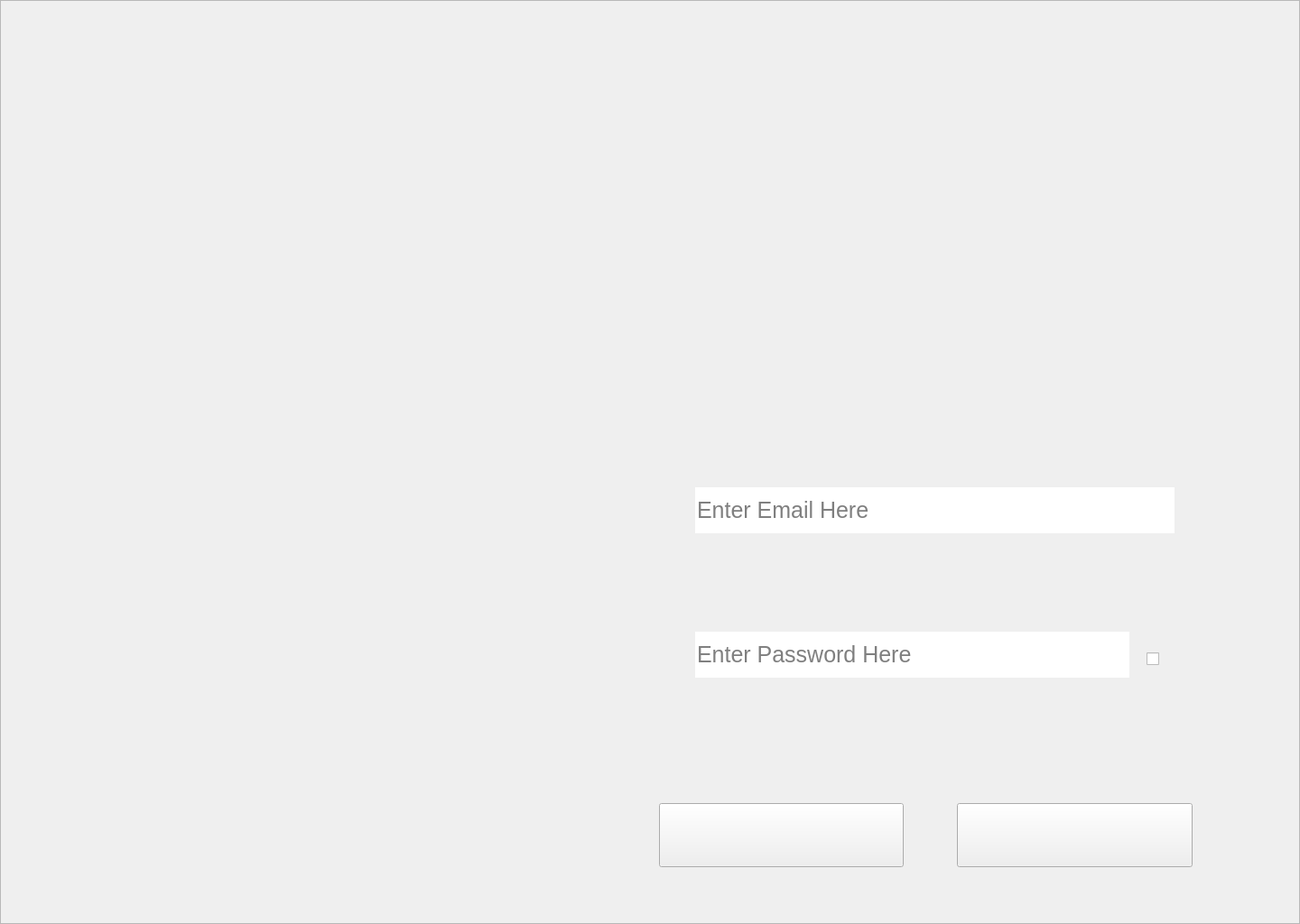
<?xml version="1.0" encoding="UTF-8"?>
<ui version="4.0">
 <class>Form</class>
 <widget class="QWidget" name="Form">
  <property name="geometry">
   <rect>
    <x>0</x>
    <y>0</y>
    <width>1440</width>
    <height>1024</height>
   </rect>
  </property>
  <property name="sizePolicy">
   <sizepolicy hsizetype="Fixed" vsizetype="Fixed">
    <horstretch>0</horstretch>
    <verstretch>0</verstretch>
   </sizepolicy>
  </property>
  <property name="windowTitle">
   <string>Form</string>
  </property>
  <widget class="QFrame" name="Background">
   <property name="geometry">
    <rect>
     <x>0</x>
     <y>0</y>
     <width>1440</width>
     <height>1024</height>
    </rect>
   </property>
   <property name="styleSheet">
    <string notr="true">[objectName^=&quot;Background&quot;]
{
background-image:url(:/newPrefix/LogIn.png)
}

QLineEdit
{
	background-color:none;
	border:none;
	font-size:25px
}</string>
   </property>
   <property name="frameShape">
    <enum>QFrame::StyledPanel</enum>
   </property>
   <property name="frameShadow">
    <enum>QFrame::Raised</enum>
   </property>
   <widget class="QLineEdit" name="EmailField">
    <property name="geometry">
     <rect>
      <x>770</x>
      <y>540</y>
      <width>531</width>
      <height>51</height>
     </rect>
    </property>
    <property name="styleSheet">
     <string notr="true"/>
    </property>
    <property name="text">
     <string/>
    </property>
    <property name="placeholderText">
     <string>Enter Email Here</string>
    </property>
   </widget>
   <widget class="QLineEdit" name="passfield">
    <property name="geometry">
     <rect>
      <x>770</x>
      <y>700</y>
      <width>481</width>
      <height>51</height>
     </rect>
    </property>
    <property name="styleSheet">
     <string notr="true"/>
    </property>
    <property name="text">
     <string/>
    </property>
    <property name="echoMode">
     <enum>QLineEdit::Password</enum>
    </property>
    <property name="placeholderText">
     <string>Enter Password Here</string>
    </property>
   </widget>
   <widget class="QPushButton" name="loginbut">
    <property name="geometry">
     <rect>
      <x>730</x>
      <y>890</y>
      <width>271</width>
      <height>71</height>
     </rect>
    </property>
    <property name="styleSheet">
     <string notr="true">[objectName^=&quot;loginbut&quot;]
{
	background-color: none;
	border: none;
}</string>
    </property>
    <property name="text">
     <string/>
    </property>
   </widget>
   <widget class="QPushButton" name="signupbut">
    <property name="geometry">
     <rect>
      <x>1060</x>
      <y>890</y>
      <width>261</width>
      <height>71</height>
     </rect>
    </property>
    <property name="styleSheet">
     <string notr="true">[objectName^=&quot;signupbut&quot;]
{
	background-color: none;
	border: none;
}</string>
    </property>
    <property name="text">
     <string/>
    </property>
   </widget>
   <widget class="QCheckBox" name="visibilitypass">
    <property name="geometry">
     <rect>
      <x>1270</x>
      <y>710</y>
      <width>41</width>
      <height>41</height>
     </rect>
    </property>
    <property name="layoutDirection">
     <enum>Qt::LeftToRight</enum>
    </property>
    <property name="styleSheet">
     <string notr="true">QCheckBox::indicator:unchecked
{
 image: url(:/eyes/visibility_off.png);
}

QCheckBox::indicator:checked
{
 image: url(:/eyes/visibility.png);
}</string>
    </property>
    <property name="text">
     <string/>
    </property>
    <property name="iconSize">
     <size>
      <width>10</width>
      <height>10</height>
     </size>
    </property>
    <property name="checked">
     <bool>false</bool>
    </property>
   </widget>
  </widget>
 </widget>
 <resources>
  <include location="../Resources/Login/new.qrc"/>
  <include location="../Resources/universal.qrc"/>
 </resources>
 <connections/>
</ui>
